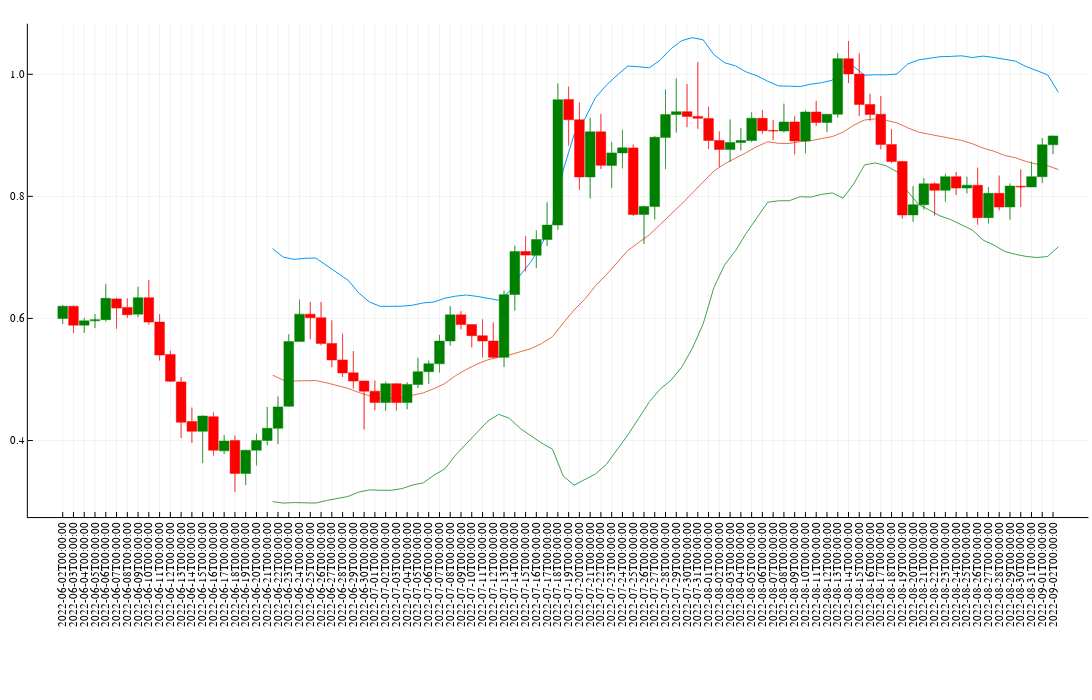

The cell this chart's notebook holds for it:
### Code cell
with(:plotly, size=(1200,700)) do
      plot(bh)
    plot!(μ)
    plot!(bl)
    p=plot!(TimeArray(matic, timestamp = :timestamp), seriestype = :candlestick)

end
